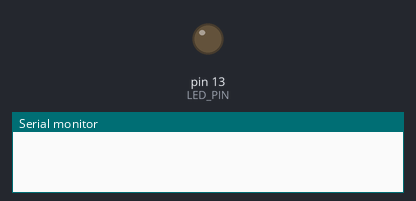
Bench run of a sketch on a simulated Arduino Uno, built with avr-gcc and run on an emulated ATmega328P. Shown: output pins drawn as LEDs (lit = HIGH), the last lines printed to the serial monitor. Random numbers use the default seed unless the sketch sets one.

Above: at 0.1 s.
At 119.6 s:
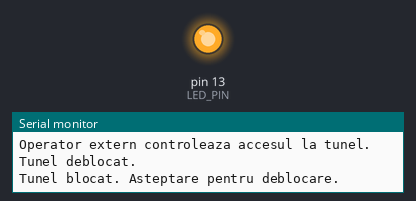
Timing chart, 0 to 121.1 s (numbered marks = the images above):
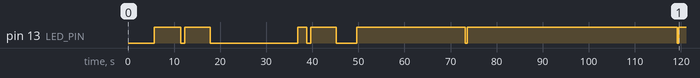

Measured:
- by itself, pin 13 (LED_PIN): LOW → HIGH at 5.7 s, → LOW 5.7 s later, → HIGH 0.89 s later, → LOW 5.6 s later, … (13 changes in this stretch)

The sketch:

sketch.ino
```cpp
#include <Arduino_FreeRTOS.h>
#include <semphr.h>

#define MAX_CARS 10
#define LED_PIN 13 // Definirea pinului LED

SemaphoreHandle_t mutex;
SemaphoreHandle_t cond;
int carCount = 0;
int gasLeak = 0;
int fire = 0;
int panicButton = 0;
int emergencyServiceBlocked = 0;

// Functie pentru simularea unui eveniment rar cu o probabilitate de 10%
int getRareEvent() {
    return random(10) == 0;
}

// Functie pentru generarea unui intarziere aleatoare intre 1 si 5 secunde
int getRandomEventTime() {
    return random(1000, 5001);
}

// Functie pentru controlul LED-ului in functie de starea tunelului
void controlLED(bool tunnelBlocked) {
    digitalWrite(LED_PIN, tunnelBlocked ? HIGH : LOW); // Aprinde LED-ul daca tunelul este blocat, altfel stinge-l
}

unsigned long timeTunnelBlocked = 0;

void carEnter(void *pvParameters) {
    while (1) {
        xSemaphoreTake(mutex, portMAX_DELAY);

        bool tunnelBlocked = (carCount >= MAX_CARS || gasLeak || fire || panicButton || emergencyServiceBlocked);

        if (tunnelBlocked) {
            if (timeTunnelBlocked == 0) { // Daca tunelul tocmai s-a blocat
                timeTunnelBlocked = millis(); // Salveaza timpul
                Serial.println("Tunel blocat. Asteptare pentru deblocare.");
            } else if (millis() - timeTunnelBlocked > 5000) { // Daca tunelul a fost blocat mai mult de 5 secunde
                // Elimina conditiile care blocheaza tunelul
                gasLeak = 0;
                fire = 0;
                panicButton = 0;
                emergencyServiceBlocked = 0;
                timeTunnelBlocked = 0; // Reseteaza cronometrul
                Serial.println("Tunel deblocat automat dupa 5 secunde.");
            }
        } else {
            timeTunnelBlocked = 0; // Reseteaza cronometrul deoarece tunelul nu este blocat
        }

        controlLED(tunnelBlocked);

        // Permite intrarea sau iesirea masinii daca tunelul nu este blocat
        if (!tunnelBlocked) {
            int event = random(2); // Eveniment aleatoriu

            if (event == 0 && carCount < MAX_CARS) {
                carCount++;
                Serial.print("Masina a intrat. Total masini: ");
                Serial.println(carCount);
            } else if (event == 1 && carCount > 0) {
                carCount--;
                Serial.print("Masina a iesit. Total masini: ");
                Serial.println(carCount);
            }
        }

        if (carCount >= MAX_CARS || gasLeak || fire || panicButton || emergencyServiceBlocked) {
            Serial.println("Tunel blocat. Asteptare pentru deblocare.");
            emergencyServiceBlocked = 1;
            controlLED(true); // Aprinde LED-ul, tunelul este blocat
        } else {
            emergencyServiceBlocked = 0;
            controlLED(false); // Stinge LED-ul, tunelul este liber
        }

        xSemaphoreGive(mutex);
        vTaskDelay(500 / portTICK_PERIOD_MS); // Asteapta 500 de milisecunde
    }
}

void gasLeakDetection(void *pvParameters) {
    while (1) {
        xSemaphoreTake(mutex, portMAX_DELAY);

        if (getRareEvent()) {
            gasLeak = 1;
            Serial.println("Scurgere de gaze detectata. Tunel inchis. Asteptare pentru deblocare.");
            emergencyServiceBlocked = 1;
            controlLED(true); // Aprinde LED-ul pentru scurgere de gaze
            xSemaphoreGive(cond);
        } else {
            gasLeak = 0;
        }

        xSemaphoreGive(mutex);
        vTaskDelay(getRandomEventTime() / portTICK_PERIOD_MS); // Intarziere aleatoare
    }
}

void fireDetection(void *pvParameters) {
    while (1) {
        xSemaphoreTake(mutex, portMAX_DELAY);

        if (getRareEvent()) {
            fire = 1;
            Serial.println("Incendiu detectat. Tunel inchis. Asteptare pentru deblocare.");
            emergencyServiceBlocked = 1;
            controlLED(true); // Aprinde LED-ul pentru incendiu
            xSemaphoreGive(cond);
        } else {
            fire = 0;
        }

        xSemaphoreGive(mutex);
        vTaskDelay(getRandomEventTime() / portTICK_PERIOD_MS); // Intarziere aleatoare
    }
}

void panicButtonDetection(void *pvParameters) {
    while (1) {
        xSemaphoreTake(mutex, portMAX_DELAY);

        if (getRareEvent()) {
            panicButton = 1;
            Serial.println("Buton de panica apasat. Tunel inchis. Asteptare pentru deblocare.");
            emergencyServiceBlocked = 1;
            controlLED(true);
            xSemaphoreGive(cond);
        } else {
            panicButton = 0;
        }

        xSemaphoreGive(mutex);
        vTaskDelay(getRandomEventTime() / portTICK_PERIOD_MS); // Intarziere aleatoare
    }
}

void externalOperatorControl(void *pvParameters) {
    while (1) {
        xSemaphoreTake(mutex, portMAX_DELAY);

        if (getRareEvent()) {
            Serial.println("Operator extern controleaza accesul la tunel. Tunel deblocat.");
            gasLeak = 0;
            fire = 0;
            panicButton = 0;
            emergencyServiceBlocked = 0;
            controlLED(false); // Stinge LED-ul deoarece tunelul este deblocat
            xSemaphoreGive(cond);
        }

        xSemaphoreGive(mutex);
        vTaskDelay(getRandomEventTime() / portTICK_PERIOD_MS); // Intarziere aleatoare
    }
}

void setup() {
    Serial.begin(9600);
    pinMode(LED_PIN, OUTPUT); // Initializare pin LED ca iesire
    mutex = xSemaphoreCreateMutex();
    cond = xSemaphoreCreateBinary();
    xTaskCreate(carEnter, "CarEnter", 128, NULL, 1, NULL);
    xTaskCreate(gasLeakDetection, "GasLeak", 128, NULL, 1, NULL);
    xTaskCreate(fireDetection, "FireDet", 128, NULL, 1, NULL);
    xTaskCreate(panicButtonDetection, "PanicBtn", 128, NULL, 1, NULL);
    xTaskCreate(externalOperatorControl, "ExtOpCtrl", 128, NULL, 1, NULL);
}

void loop() {
}
```
